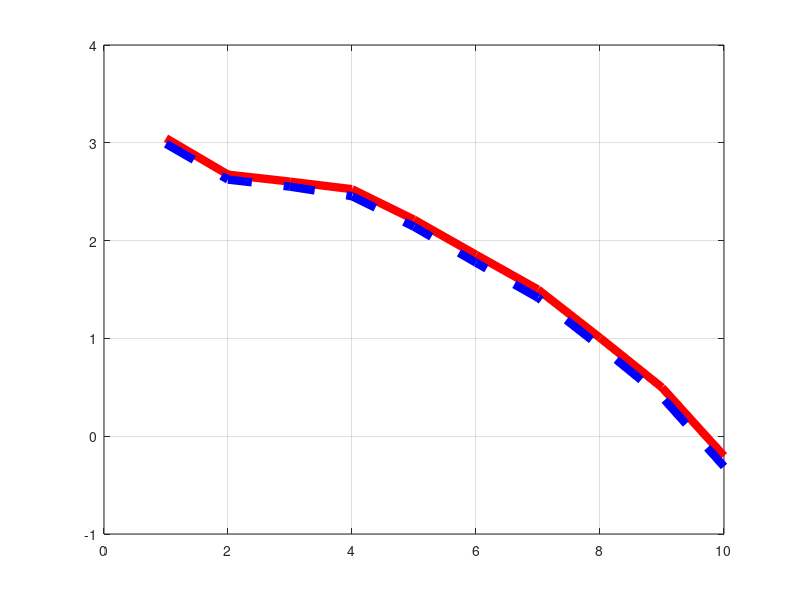

The MATLAB source for this figure: (Note: this script raises an error after producing the figure.)
%% [SW] WELFARE GAINS -- sticky-wage version
% The ORIGINAL Plot_welfare_gains.m hardcodes its numbers as literal arrays
% rather than loading a .mat, so this is not a path-only copy: the decile
% vector below is the kappa_w = 0.05 result, computed from
% baseline_stage3_kw05.jld2 with the same bucketing statistics.jl uses.
% welfare_paper is the post-[Z-NORM] Stage 0 column, shown for reference.
% NOTE: the paper draft's figures were generated from the PRE-[Z-NORM]
% Fourth Year vintage; use the Stage 0 column here, not those.

clear
clc

% CE welfare in composite units (%), by wealth decile P10..P100
welfare_paper = [ 3.0468; 2.6746; 2.6033; 2.5260; 2.2147; 1.8556; 1.4999; 1.0056; 0.4978; -0.2019];
welfare_sw    = [ 2.9897; 2.6237; 2.5515; 2.4540; 2.1418; 1.7741; 1.4151; 0.9181; 0.4010; -0.3097];

figure('WindowState','maximized','Color',[1 1 1]);
hold on; box on; grid on;
f1 = plot(welfare_paper, 'r-',  'LineWidth', 6);
f2 = plot(welfare_sw,    'b--', 'LineWidth', 6);
yline(0, 'k:', 'LineWidth', 2);
xlabel('Wealth decile','fontsize',26,'interpreter','latex');
ylabel('Change in welfare (\%)','fontsize',26,'interpreter','latex');
xticks(1:10); xticklabels({'P10','P20','P30','P40','P50','P60','P70','P80','P90','P100'});
legend([f1 f2], {'Flexible wages (Stage 0)','Sticky wages ($\kappa_w=0.05$)'}, ...
       'interpreter','latex','fontsize',22,'Location','best');
set(gca,'fontsize',20,'TickLabelInterpreter','latex')
title('Welfare gains by wealth decile','fontsize',28,'interpreter','latex')
print(gcf, '-dpng', 'C:/Users/Leonardo Barreto/Google Drive/GoodNotes/Fifth Year/JMP_inflation/output/figures_sw/welfare_gains_sw')
